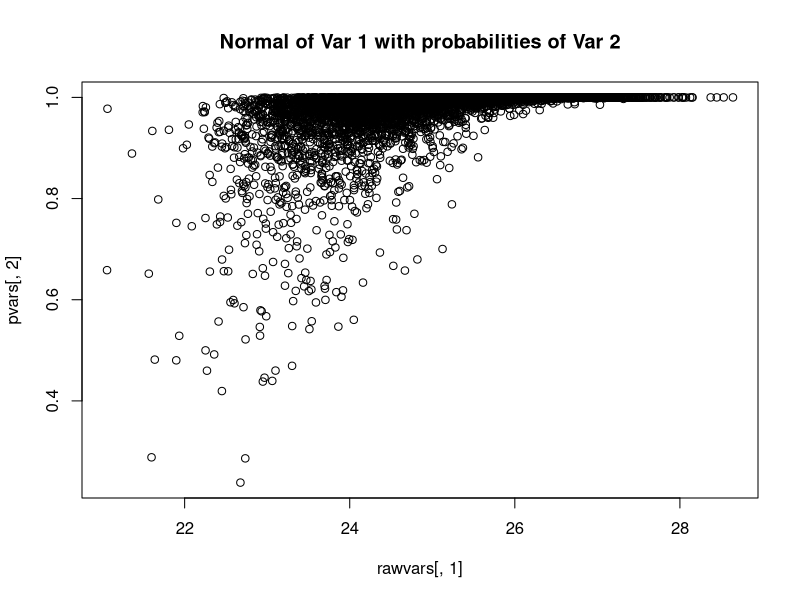
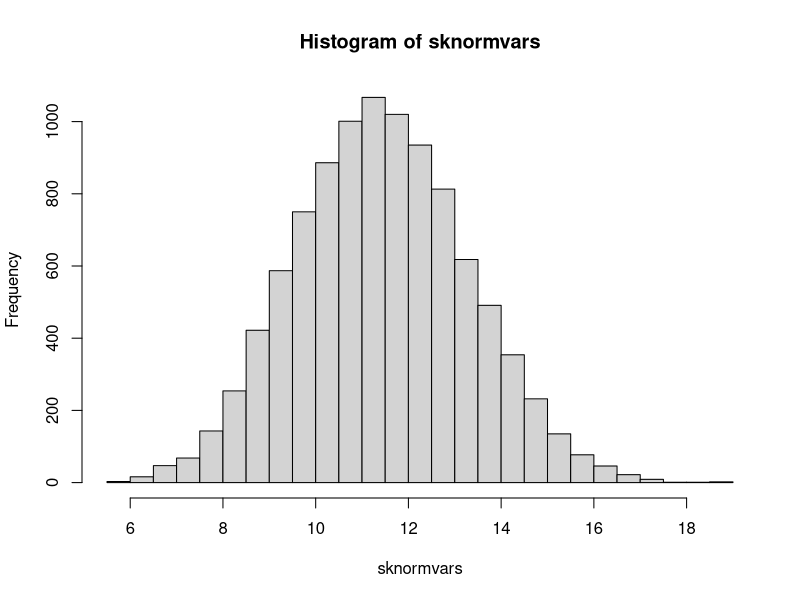
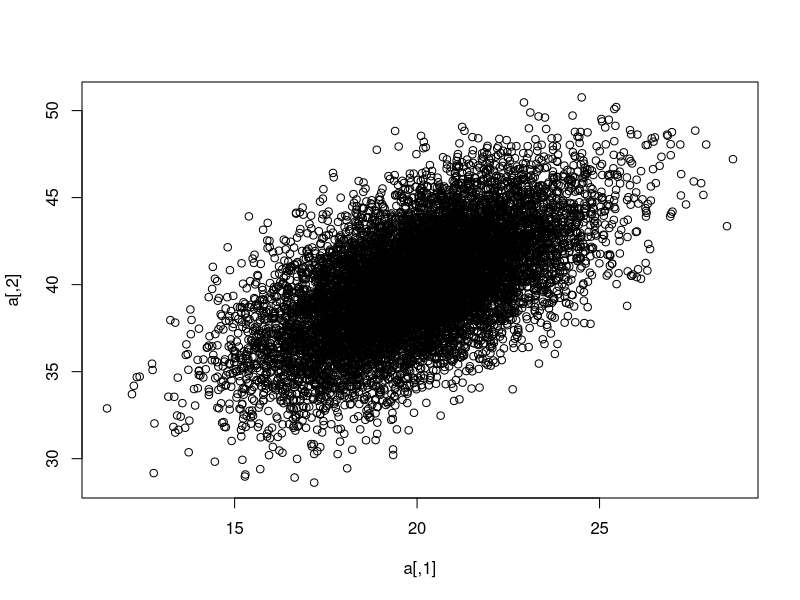
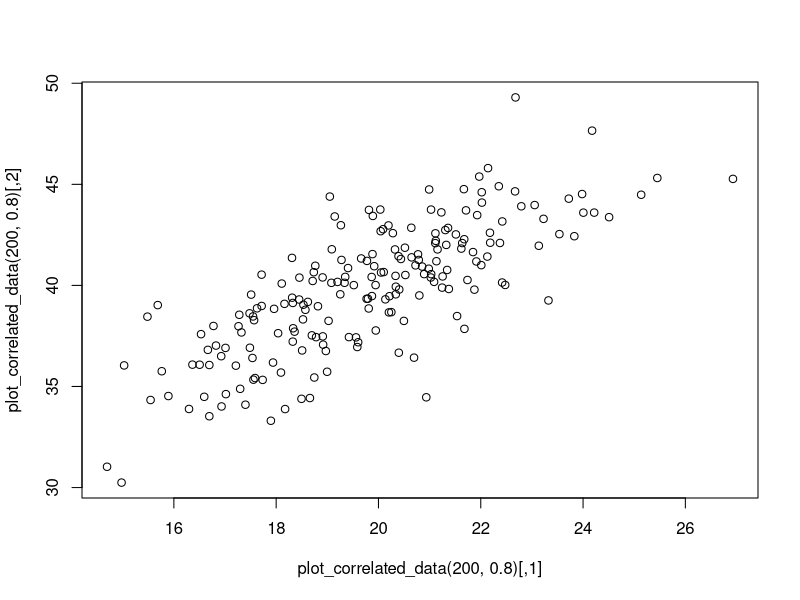

Recreate these plots in R, in order.
## playing with data generation

library(MASS)
library(sn)
library(mvtnorm) 



# We will use the command mvrnorm to draw a matrix of variables

# Let's keep it simple, 
mu <- c(25,3)
Sigma <- matrix(.7, nrow=2, ncol=2) + diag(2)*.3

rawvars <- mvrnorm(n=10000, mu=mu, Sigma=Sigma)

cov(rawvars); cor(rawvars)

# We can see our normal sample produces results very similar to our 
#specified covariance levels.

# No lets transform some variables
pvars <- pnorm(rawvars)

# Through this process we already have 
cov(pvars); cor(pvars)
# We can see that while the covariances have dropped significantly, 
# the simply correlations are largely the same.

plot(rawvars[,1], pvars[,2], main="Normal of Var 1 with probabilities of Var 2") 

expvars <- qexp(pvars)
sknormvars <- qsn(pvars, 5, 2, 5)
cor(expvars, rawvars)

hist(sknormvars, breaks=20) 


a <- rmvnorm(n=10000,mean=c(20,40),sigma=matrix(c(5,0.6*sqrt(50), 
                                                  0.6*sqrt(50),10),2,2)) 

plot(a)


plot_correlated_data <- function(num_samples, correlation) {
  data <- rmvnorm(n=num_samples,
                  mean=c(20,40),
                  sigma=matrix(c(5, correlation * sqrt(50), correlation * sqrt(50), 10), 2, 2))
  return(data)
}

plot(plot_correlated_data(200, 0.8))
